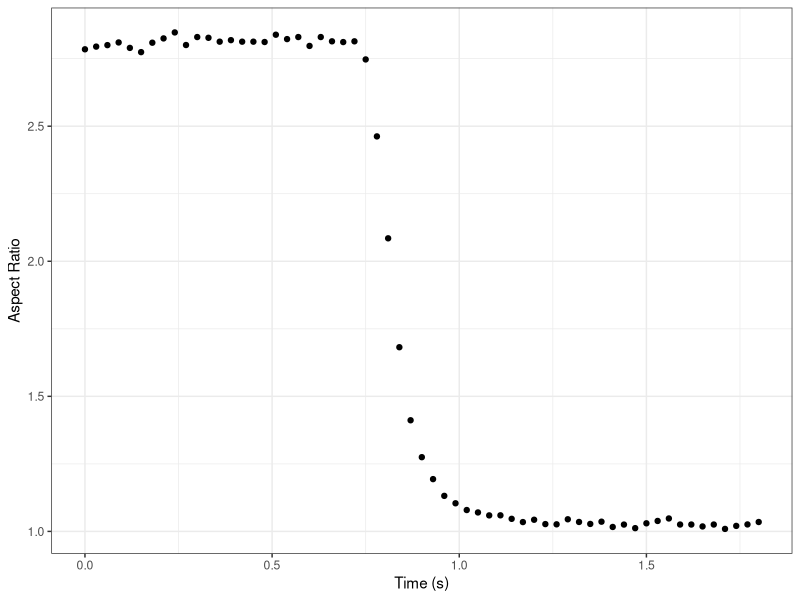
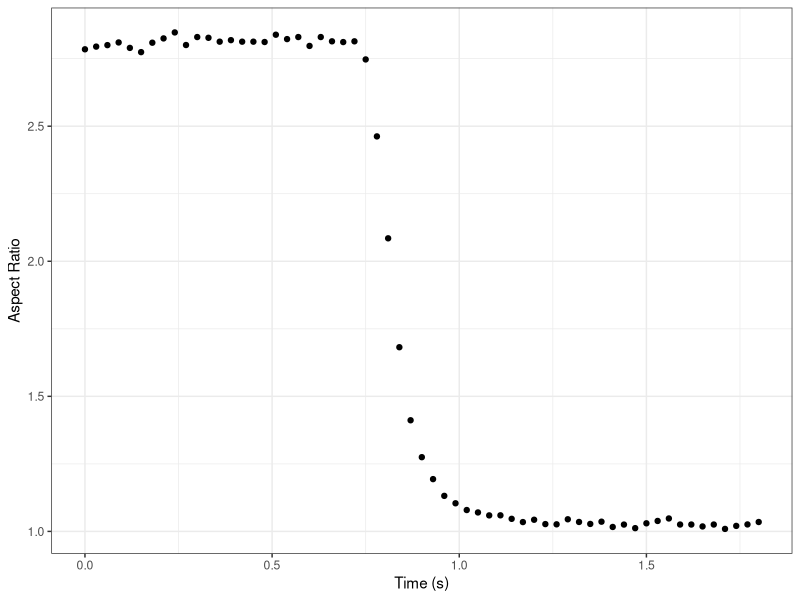
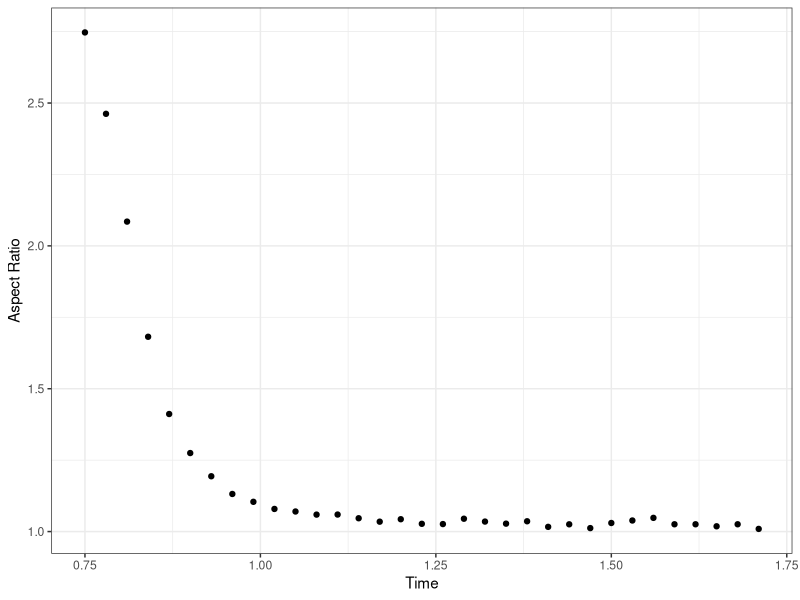
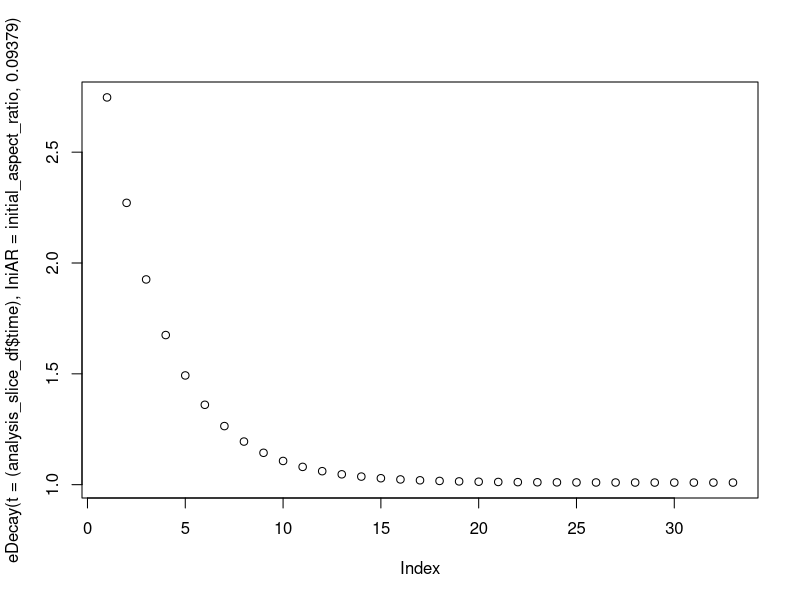
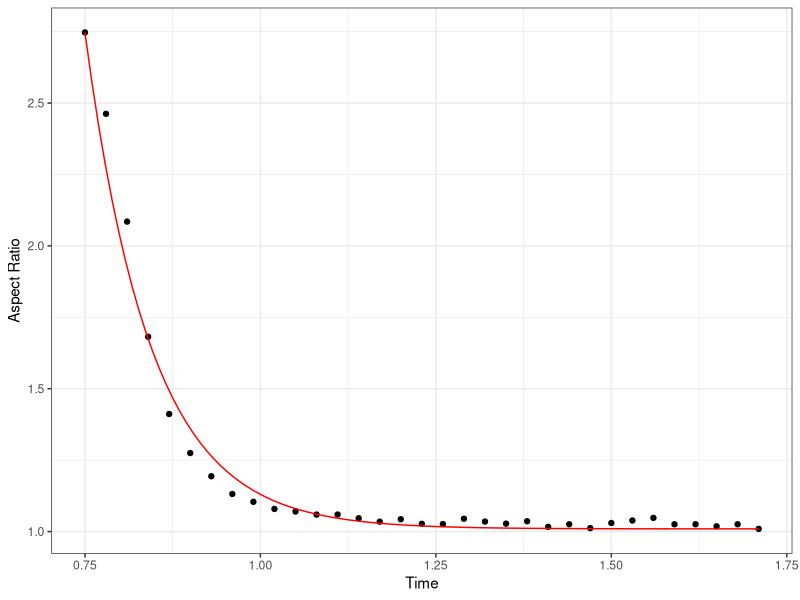

Reproduce these figures in R, in order.
# Visualizing droplet coalescence data for liquid-liquid phase separation
# Xavier Castellanos-Girouard, Rini Ravindran Patel
# August 17 2022


# Import libraries
library(dplyr)
library(tidyr)
library(ggplot2)




# Import values
aspect_ratio_raw <- read.csv(file = "aspect_ratio_values.csv", header = FALSE)
major_axis_raw <- read.csv(file = "axis_major_values.csv", header = FALSE)


# Make dataframe from values in pertinent range
aspect_ratio <- data.frame(values = as.numeric(aspect_ratio_raw[1,410:470]))

# Creating time points
timepoints <- seq(0, (nrow(aspect_ratio)-1)*0.03, by = 0.03)

# Adding time points to dataframe
aspect_ratio$time = timepoints
aspect_ratio$major_axis = as.numeric(major_axis_raw[1,410:470])


# Make the plot
plot <- ggplot(data = aspect_ratio,
         mapping = aes(x= time,
                       y= values)) +
  geom_point() +
  theme_bw() +
  xlab("Time (s)") +
  ylab("Aspect Ratio")

dev.new()
plot

pdf("Figure5C_panel1.pdf") 
plot
dev.off()

#### Fitting curve ####


# Keep only the points in the decay curve
time_slice_start = 26
#which(aspect_ratio$time == 0.66)

time_slice_end = 58
#which(aspect_ratio$time == 1.32)

print(paste("Curve Start:", time_slice_start, " | ", "Curve End:", time_slice_end))

# Take the points slice:
analysis_slice_df = aspect_ratio[c(time_slice_start:time_slice_end),]


# plot the slice

# Make the plot
plot <- ggplot() +
  geom_point(data = analysis_slice_df,
             mapping = aes(x= time,
                           y= values)) +
  theme_bw() +
  xlab("Time") +
  ylab("Aspect Ratio")

dev.new()
plot

## Defining the decay curve

# Plot the linear decay slope
initial_aspect_ratio = aspect_ratio$values[time_slice_start] # initial AR
ini_t = aspect_ratio$time[time_slice_start] # Initial time start of decay
final_AR = aspect_ratio$value[time_slice_end] # Final AR

e_num = exp(1) # Eulers number

# Decay Function
eDecay <- function(t, IniAR,tau){final_AR+(IniAR-final_AR)*(e_num**(-(t-ini_t)/tau))}

# Plot decay functio
plot(eDecay(t = (analysis_slice_df$time), IniAR = initial_aspect_ratio, 0.09379))



# Make model to find fit tau
fit_model1 <- 
  nls(values ~ eDecay(time, initial_aspect_ratio, tau), 
      data = analysis_slice_df, 
      start = list(tau = 0.09379)) # 0.09379

print(fit_model1) # 0.09379


# Plot model and experimental data
plot2 <- ggplot() +
  geom_point(data = analysis_slice_df,
             mapping = aes(x= time,
                           y= values)) +
  geom_function(fun = eDecay,
                args = list(IniAR = initial_aspect_ratio,
                            tau = 0.09379),
                color = "red") +
  theme_bw() +
  xlab("Time") +
  ylab("Aspect Ratio")

pdf("Figure5C_panel2.pdf")
plot2
dev.off()